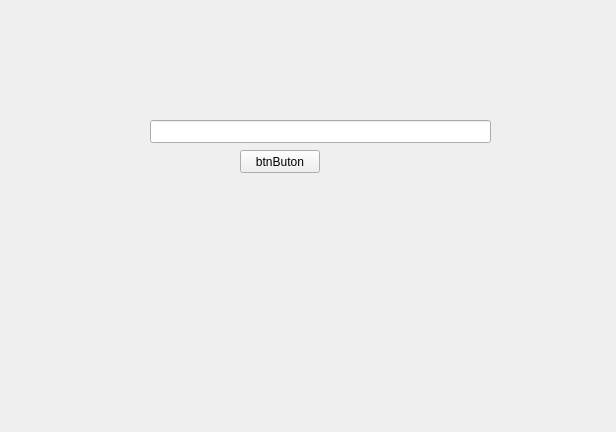
<?xml version="1.0" encoding="UTF-8"?>
<ui version="4.0">
 <class>MainWindow</class>
 <widget class="QMainWindow" name="MainWindow">
  <property name="enabled">
   <bool>true</bool>
  </property>
  <property name="minimumSize">
   <size>
    <width>616</width>
    <height>432</height>
   </size>
  </property>
  <property name="maximumSize">
   <size>
    <width>616</width>
    <height>16777215</height>
   </size>
  </property>
  <property name="sizeIncrement">
   <size>
    <width>1</width>
    <height>1</height>
   </size>
  </property>
  <property name="baseSize">
   <size>
    <width>1</width>
    <height>1</height>
   </size>
  </property>
  <property name="windowTitle">
   <string>busca</string>
  </property>
  <property name="windowIcon">
   <iconset>
    <normaloff>img/openSmall.png</normaloff>img/openSmall.png</iconset>
  </property>
  <property name="windowOpacity">
   <double>1.900000000000000</double>
  </property>
  <property name="iconSize">
   <size>
    <width>20</width>
    <height>20</height>
   </size>
  </property>
  <widget class="QWidget" name="centralwidget">
   <widget class="QPushButton" name="btn_teste">
    <property name="geometry">
     <rect>
      <x>240</x>
      <y>150</y>
      <width>80</width>
      <height>23</height>
     </rect>
    </property>
    <property name="text">
     <string>btnButon</string>
    </property>
   </widget>
   <widget class="QLineEdit" name="lineTexto">
    <property name="geometry">
     <rect>
      <x>150</x>
      <y>120</y>
      <width>341</width>
      <height>23</height>
     </rect>
    </property>
   </widget>
  </widget>
 </widget>
 <resources/>
 <connections/>
</ui>
